Frame 1 (no input): blank canvas, image omitted
Frame 60 (the mouse pressed at the canvas centre just before this capture): blank canvas, image omitted
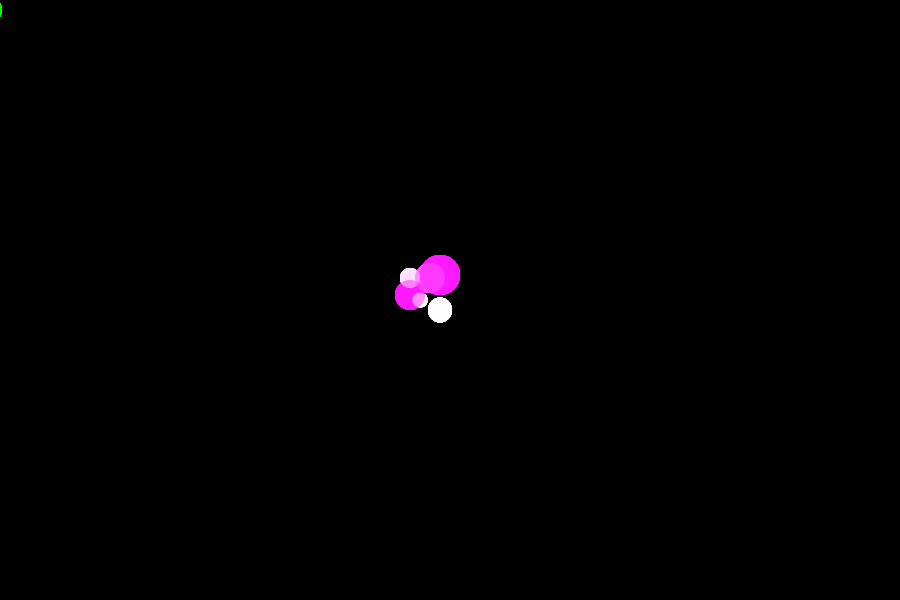
Frame 120 (the mouse held since frame 60 and released just before this capture)

The Processing sketch whose frames 1 and 60 were blank and that drew this single picture after the mouse press (run headless with seeded random() and noise(); from frame 60 on, the mouse is pressed at the canvas centre):

// Processing sketch: processing_20142
// ── processing_20142.pde

void setup() {
  size(900, 600);
  background(0);
  smooth();
  frameRate(70);
}

//body
void draw() {
  
 //set ellipses and rects to CENTER mode
 ellipseMode (CENTER);
 
//green dot


//big ornge
noStroke ();
fill (mouseX, 295, mouseY, 98);
ellipse (mouseX-30, mouseY, 15, 15);

//fisrt dot
noStroke ();
fill (mouseX, 225, mouseY, 100);
ellipse (mouseX-40, mouseY-22, 20, 20);

//second petal
noStroke ();
fill (mouseX, 25, mouseY, 120);
ellipse (mouseX-10, mouseY -25, 40, 40);

//third dot
noStroke ();
fill (mouseX, 285, mouseY, 60);
ellipse (mouseX-10, mouseY +10, 24, 25);

//fourth dot
noStroke ();
fill (mouseX, 85, mouseY, 90);
ellipse (mouseX-20, mouseY -22, 30, 30);

//fifth dot
noStroke ();
fill (mouseX, 25, mouseY, 140);
ellipse (mouseX-50, mouseY -5, 10, 10);

//six dot
noStroke ();
fill (mouseX, 25, mouseY, 70);
ellipse (mouseX-40, mouseY -5, 30, 30);


}

void mousePressed() {
  background(0);      // clears the background
}
  
